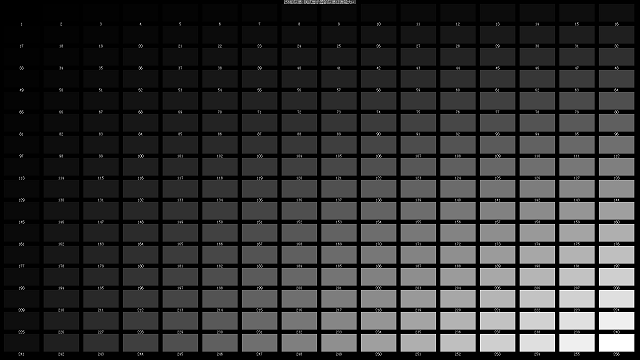
//> input picture capter8/ex8.5.2/ex8.5.2/gray.bmp, 640 x 360 px
$ ./main   (built with g++ and OpenCV 4)
//> lines starting //> are read from the running program, lines starting //| are printed output that depends on the picture; after the words box and inside, x2 and y2 are one past the last pixel; in counts of white or black regions, pixels touching at a corner belong together
#include <opencv2/opencv.hpp>
#include <iostream>

using namespace std;
using namespace cv;

#define WINDOW_NAME "window1"

Mat g_maskImage, g_srcImage;
Point prevPt(-1, -1);

static void on_Mouse(int event, int x, int y, int flags, void*);

int main()
{
	g_srcImage = imread("gray.bmp", 1);
//> g_srcImage is the input picture: 360 rows x 640 cols, CV_8UC3; min 0, max 255, mean 51.8
	imshow(WINDOW_NAME, g_srcImage);
	Mat srcImage, grayImage;
	g_srcImage.copyTo(srcImage);
	cvtColor(g_srcImage, g_maskImage, COLOR_RGB2GRAY);
	cvtColor(g_maskImage, grayImage, COLOR_GRAY2BGR);
	g_maskImage = Scalar::all(0);

	setMouseCallback(WINDOW_NAME, on_Mouse, 0);

	while(1)
	{
		char c = waitKey(0);
//> the left mouse button is pressed at (160, 90)
//> the mouse is dragged to (320, 180)
//> call 2 of on_Mouse, with event = 0, x = 320, y = 180, flags = 1
//> in on_Mouse (call 2), `line(g_maskImage, prevPt, pt, Scalar::all(255), 5, 8, 0);`:
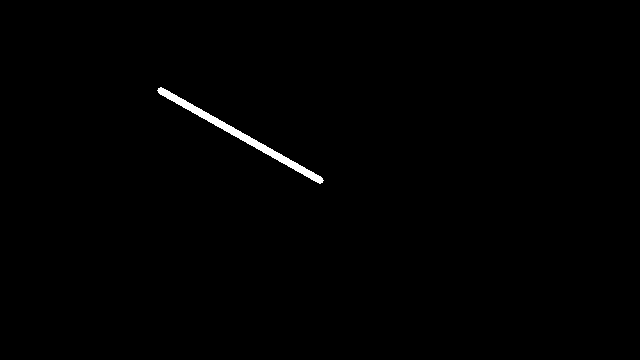
//> g_maskImage: 360 rows x 640 cols, CV_8UC1; 0.58% white; 1 white region, box (x1, y1, x2, y2) and area: (157, 87, 324, 184) 1341
//> in on_Mouse (call 2), `line(g_srcImage, prevPt, pt, Scalar::all(255), 5, 8, 0);`:
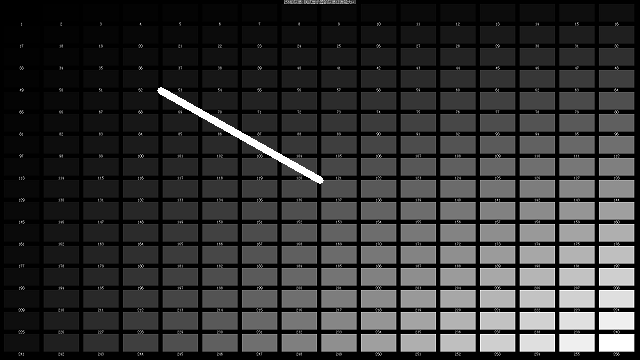
//> g_srcImage: 360 rows x 640 cols, CV_8UC3; 0.58% of pixels changed, all inside (x1, y1, x2, y2) = (157, 87, 324, 184)
//> the mouse is dragged to (480, 270)
//> call 3 of on_Mouse, with event = 0, x = 480, y = 270, flags = 1
//> in on_Mouse (call 3), `line(g_maskImage, prevPt, pt, Scalar::all(255), 5, 8, 0);`:
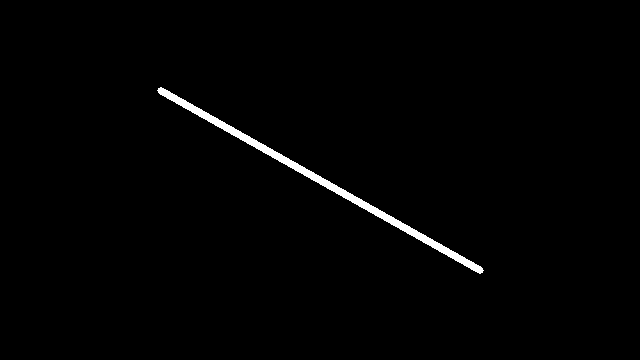
//> g_maskImage: 360 rows x 640 cols, CV_8UC1; 1.2% white; 1 white region
//> in on_Mouse (call 3), `line(g_srcImage, prevPt, pt, Scalar::all(255), 5, 8, 0);`:
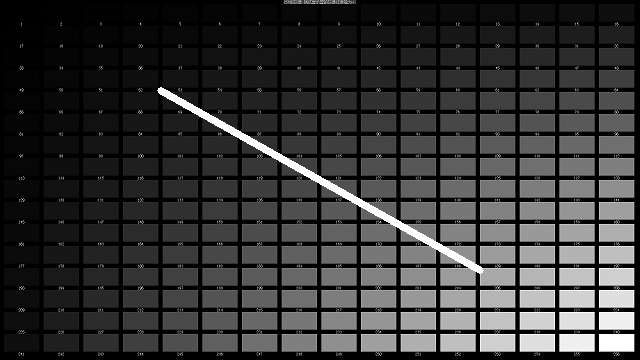
//> g_srcImage: 360 rows x 640 cols, CV_8UC3; 0.57% of pixels changed, all inside (x1, y1, x2, y2) = (320, 178, 484, 274)
//> the button is released at (480, 270)

		if(c == 27)
			break;

		if( c == '2')
		{
			g_maskImage = Scalar::all(0);
			srcImage.copyTo(g_srcImage);
			imshow("image", g_srcImage);
		}

		if( c == ' ')
		{
			int i, j, compCount = 0;
			vector<vector<Point>> contours;
			vector<Vec4i> hierarchy;

			findContours(g_maskImage, contours, hierarchy, CV_RETR_CCOMP,
				CV_CHAIN_APPROX_SIMPLE);

			if(contours.empty())
				continue;

			Mat maskImage(g_maskImage.size(), CV_32S);
			maskImage = Scalar::all(0);

			for(int index = 0; index >= 0; index = hierarchy[index][0],
				compCount++)
				drawContours(maskImage, contours, index,
				Scalar::all(compCount+1), -1, 8, hierarchy, INT_MAX);
//> maskImage: 360 rows x 640 cols, CV_32SC1; values 0 (black) and 1 (white), 1.2% white; 1 white region, box (x1, y1, x2, y2) and area: (157, 87, 484, 274) 2651
//> after the loop, compCount = 1

			if(compCount == 0)
				continue;

			vector<Vec3b> colorTab;
			for(int i = 0; i < compCount; i++)
			{
				int b = theRNG().uniform(0, 255);
				int g = theRNG().uniform(0, 255);
				int r = theRNG().uniform(0, 255);

				colorTab.push_back(Vec3b((uchar)b, (uchar)g, (uchar)r));
			}

			watershed(srcImage, maskImage);
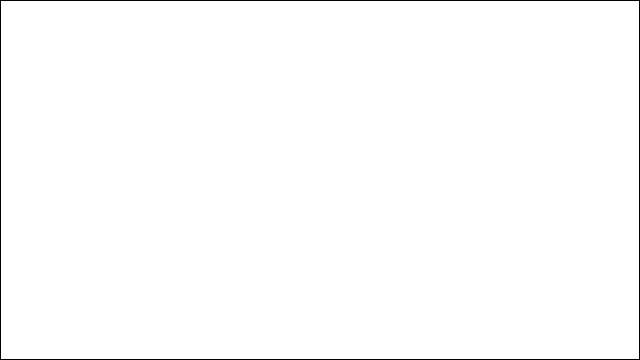
//> maskImage: 360 rows x 640 cols, CV_32SC1; values -1 (black) and 1 (white), 99.1% white; black in thin lines or dots

			Mat watershedImage(maskImage.size(), CV_8UC3);
			for(i = 0; i < maskImage.rows; i++)
			{
				for(j = 0; j <maskImage.cols; j++)
				{
					int index = maskImage.at<int>(i,j);
					if(index == -1)
						watershedImage.at<Vec3b>(i, j) = Vec3b(255, 255, 255);

					else if(index <= 0 || index > compCount)
						watershedImage.at<Vec3b>(i, j) = Vec3b(0, 0, 0);

					else
						watershedImage.at<Vec3b>(i, j) = colorTab[index - 1];
				}
			}
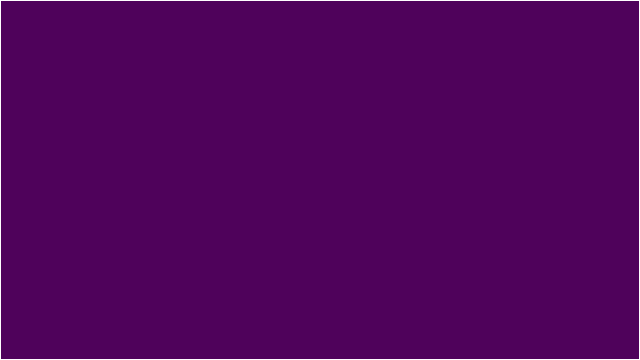
//> watershedImage: 360 rows x 640 cols, CV_8UC3; mean B, G, R 92.4, 4.2, 80.5

			watershedImage = watershedImage * 0.5 + grayImage * 0.5;
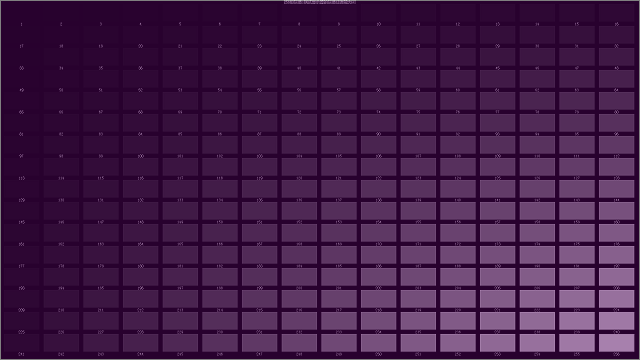
//> watershedImage: 360 rows x 640 cols, CV_8UC3; mean B, G, R 72.2, 27.9, 66.3
//> the Esc key is pressed
			imshow("watershed transform", watershedImage);
		}
	}

	return 0;
}

static void on_Mouse(int event, int x, int y, int flags, void*)
{
	if(x < 0 || x >= g_srcImage.cols || y < 0 || y >= g_srcImage.rows)
		return;

	if(event == CV_EVENT_LBUTTONUP || !(flags & CV_EVENT_FLAG_LBUTTON))
		prevPt = Point(-1, -1);
	else if(event == CV_EVENT_LBUTTONDOWN)
		prevPt = Point(x, y);

	else if(event == CV_EVENT_MOUSEMOVE && (flags & CV_EVENT_FLAG_LBUTTON))
	{
		Point pt(x, y);
		if(prevPt.x < 0)
			prevPt = pt;

		line(g_maskImage, prevPt, pt, Scalar::all(255), 5, 8, 0);
		line(g_srcImage, prevPt, pt, Scalar::all(255), 5, 8, 0);
		prevPt = pt;
		imshow(WINDOW_NAME, g_srcImage);
	}
}
